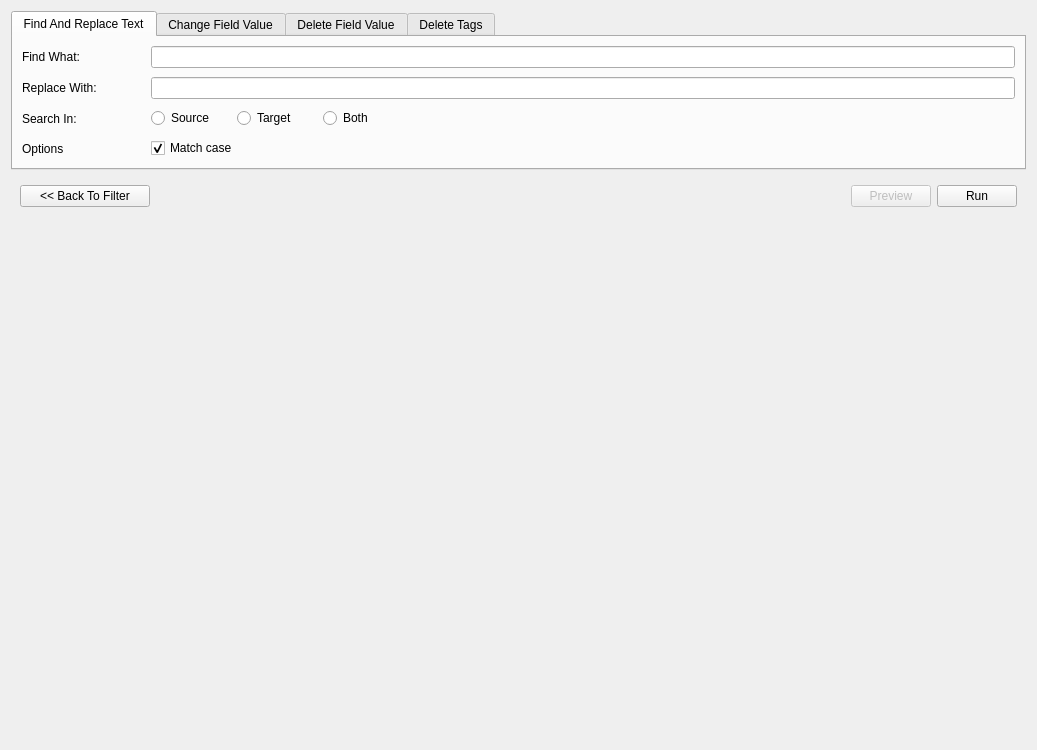
<?xml version="1.0" encoding="UTF-8"?>
<ui version="4.0">
 <class>BatchEdit</class>
 <widget class="QWidget" name="BatchEdit">
  <property name="geometry">
   <rect>
    <x>0</x>
    <y>0</y>
    <width>1037</width>
    <height>750</height>
   </rect>
  </property>
  <property name="windowTitle">
   <string>Batch Edit</string>
  </property>
  <layout class="QVBoxLayout" name="verticalLayout">
   <item>
    <widget class="QTabWidget" name="tab">
     <property name="sizePolicy">
      <sizepolicy hsizetype="Expanding" vsizetype="Minimum">
       <horstretch>0</horstretch>
       <verstretch>0</verstretch>
      </sizepolicy>
     </property>
     <property name="currentIndex">
      <number>0</number>
     </property>
     <widget class="QWidget" name="tab_1">
      <attribute name="title">
       <string>Find And Replace Text</string>
      </attribute>
      <layout class="QVBoxLayout" name="verticalLayout_2">
       <item>
        <widget class="QWidget" name="widget" native="true">
         <property name="sizePolicy">
          <sizepolicy hsizetype="Expanding" vsizetype="Minimum">
           <horstretch>0</horstretch>
           <verstretch>0</verstretch>
          </sizepolicy>
         </property>
         <layout class="QGridLayout" name="gridLayout_2">
          <property name="leftMargin">
           <number>0</number>
          </property>
          <property name="topMargin">
           <number>0</number>
          </property>
          <property name="rightMargin">
           <number>0</number>
          </property>
          <property name="bottomMargin">
           <number>0</number>
          </property>
          <property name="spacing">
           <number>9</number>
          </property>
          <item row="0" column="0">
           <widget class="QLabel" name="label">
            <property name="maximumSize">
             <size>
              <width>120</width>
              <height>16777215</height>
             </size>
            </property>
            <property name="text">
             <string>Find What:</string>
            </property>
           </widget>
          </item>
          <item row="2" column="1">
           <widget class="QWidget" name="widget_2" native="true">
            <property name="minimumSize">
             <size>
              <width>0</width>
              <height>0</height>
             </size>
            </property>
            <property name="maximumSize">
             <size>
              <width>16777215</width>
              <height>24</height>
             </size>
            </property>
            <layout class="QHBoxLayout" name="horizontalLayout">
             <property name="leftMargin">
              <number>0</number>
             </property>
             <property name="topMargin">
              <number>0</number>
             </property>
             <property name="rightMargin">
              <number>0</number>
             </property>
             <property name="bottomMargin">
              <number>0</number>
             </property>
             <item>
              <widget class="QRadioButton" name="findSearchInSource">
               <property name="maximumSize">
                <size>
                 <width>80</width>
                 <height>16777215</height>
                </size>
               </property>
               <property name="text">
                <string>Source</string>
               </property>
              </widget>
             </item>
             <item>
              <widget class="QRadioButton" name="findSearchInTarget">
               <property name="maximumSize">
                <size>
                 <width>80</width>
                 <height>16777215</height>
                </size>
               </property>
               <property name="text">
                <string>Target</string>
               </property>
              </widget>
             </item>
             <item>
              <widget class="QRadioButton" name="findSearchInBoth">
               <property name="maximumSize">
                <size>
                 <width>16777215</width>
                 <height>16777215</height>
                </size>
               </property>
               <property name="text">
                <string>Both</string>
               </property>
              </widget>
             </item>
            </layout>
           </widget>
          </item>
          <item row="2" column="0">
           <widget class="QLabel" name="label_3">
            <property name="text">
             <string>Search In:</string>
            </property>
           </widget>
          </item>
          <item row="3" column="0">
           <widget class="QLabel" name="label_4">
            <property name="text">
             <string>Options</string>
            </property>
           </widget>
          </item>
          <item row="1" column="0">
           <widget class="QLabel" name="label_2">
            <property name="text">
             <string>Replace With:</string>
            </property>
           </widget>
          </item>
          <item row="3" column="1">
           <widget class="QWidget" name="widget_3" native="true">
            <property name="minimumSize">
             <size>
              <width>0</width>
              <height>0</height>
             </size>
            </property>
            <property name="maximumSize">
             <size>
              <width>16777215</width>
              <height>24</height>
             </size>
            </property>
            <layout class="QHBoxLayout" name="horizontalLayout_2">
             <property name="leftMargin">
              <number>0</number>
             </property>
             <property name="topMargin">
              <number>0</number>
             </property>
             <property name="rightMargin">
              <number>0</number>
             </property>
             <property name="bottomMargin">
              <number>0</number>
             </property>
             <item>
              <widget class="QCheckBox" name="findMatchCase">
               <property name="enabled">
                <bool>true</bool>
               </property>
               <property name="text">
                <string>Match case</string>
               </property>
               <property name="checked">
                <bool>true</bool>
               </property>
              </widget>
             </item>
            </layout>
           </widget>
          </item>
          <item row="0" column="1" colspan="2">
           <widget class="QLineEdit" name="findText"/>
          </item>
          <item row="1" column="1" colspan="2">
           <widget class="QLineEdit" name="replaceWithText"/>
          </item>
         </layout>
        </widget>
       </item>
      </layout>
     </widget>
     <widget class="QWidget" name="tab_2">
      <attribute name="title">
       <string>Change Field Value</string>
      </attribute>
     </widget>
     <widget class="QWidget" name="tab_3">
      <attribute name="title">
       <string>Delete Field Value</string>
      </attribute>
     </widget>
     <widget class="QWidget" name="tab_4">
      <attribute name="title">
       <string>Delete Tags</string>
      </attribute>
     </widget>
    </widget>
   </item>
   <item>
    <widget class="QWidget" name="widget_4" native="true">
     <property name="minimumSize">
      <size>
       <width>0</width>
       <height>0</height>
      </size>
     </property>
     <layout class="QHBoxLayout" name="horizontalLayout_3">
      <item>
       <widget class="QPushButton" name="back">
        <property name="minimumSize">
         <size>
          <width>130</width>
          <height>0</height>
         </size>
        </property>
        <property name="text">
         <string>&lt;&lt; Back To Filter</string>
        </property>
       </widget>
      </item>
      <item>
       <spacer name="horizontalSpacer">
        <property name="orientation">
         <enum>Qt::Horizontal</enum>
        </property>
        <property name="sizeHint" stdset="0">
         <size>
          <width>40</width>
          <height>20</height>
         </size>
        </property>
       </spacer>
      </item>
      <item>
       <widget class="QPushButton" name="preview">
        <property name="enabled">
         <bool>false</bool>
        </property>
        <property name="text">
         <string>Preview</string>
        </property>
       </widget>
      </item>
      <item>
       <widget class="QPushButton" name="run">
        <property name="text">
         <string>Run</string>
        </property>
       </widget>
      </item>
     </layout>
    </widget>
   </item>
   <item>
    <spacer name="verticalSpacer">
     <property name="orientation">
      <enum>Qt::Vertical</enum>
     </property>
     <property name="sizeHint" stdset="0">
      <size>
       <width>20</width>
       <height>40</height>
      </size>
     </property>
    </spacer>
   </item>
  </layout>
 </widget>
 <resources/>
 <connections/>
</ui>
